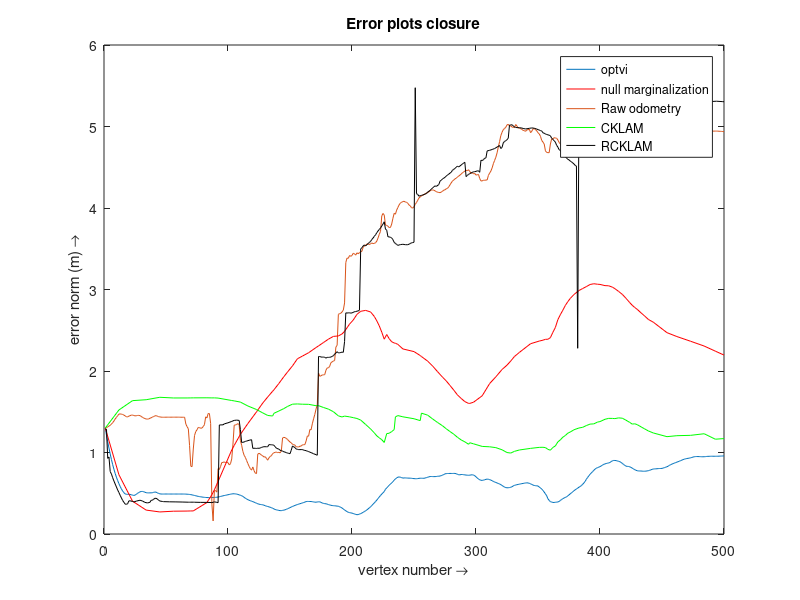

The MATLAB source for this figure:
clc
close all
%load Groundtruth vertex positions
ground_truth_fullmap = fopen('MH_04/true_vertex_id_to_position.csv');
ground_truth_vertices = textscan(ground_truth_fullmap,...
    '%s %f %f %f', 'Delimiter',',');
fclose(ground_truth_fullmap);

% Full map raw odometry vs optvi
optivi_nolc_fullmap = fopen('MH_04/vertices_optvi.csv');
textscan(optivi_nolc_fullmap,'%s', 8, 'Delimiter',',');
optvi_fullmap_vertices = textscan(optivi_nolc_fullmap,...
    '%f %f %f %f %f %f %f %s', 'Delimiter',',');
fclose(optivi_nolc_fullmap);

error_true_optvi_full = zeros(size(optvi_fullmap_vertices{1}, 1), 3);

for i=1:3
    error_true_optvi_full(:, i) = ...
        (optvi_fullmap_vertices{i} - ground_truth_vertices{i + 1}).^2;
end
norm_error_true_optvi_full = sqrt(sum(error_true_optvi_full, 2));
h0 = plot(norm_error_true_optvi_full);
hold on

% raw odometry plot
raw_fullmap = fopen('MH_04/vertices_raw_odometry.csv');
textscan(raw_fullmap,'%s', 8, 'Delimiter',',');
raw_vertices = textscan(raw_fullmap,'%f %f %f %f %f %f %f %s', ...
    'Delimiter',',');
fclose(raw_fullmap);

error_raw_optvi_full = zeros(size(optvi_fullmap_vertices{1}, 1), 3);

for i=1:3
    error_raw_optvi_full(:, i) = ...
        (ground_truth_vertices{i+1} - raw_vertices{i}).^2;
end
norm_err_raw_optvi_full = sqrt(sum(error_raw_optvi_full, 2));

h1 = plot(norm_err_raw_optvi_full);
title('Error plots closure');
xlabel('vertex number \rightarrow');
ylabel('error norm (m) \rightarrow');

% kfh-optvi null marginalization
null_marginalized_map = fopen('MH_04/vertices_kfh_optvi.csv');
textscan(null_marginalized_map,'%s', 8, 'Delimiter',',');
null_marginalized_vertices = textscan(null_marginalized_map,...
    '%f %f %f %f %f %f %f %s', 'Delimiter',',');
fclose(null_marginalized_map);

error_optvi_full_null_marginalized = ...
    zeros(size(null_marginalized_vertices{1}, 1), 3);
keyframe_indices = zeros(size(null_marginalized_vertices{1}, 1), 1);

for i=1:3
    for j=1:size(null_marginalized_vertices{1})
        keyframe_indices(j) = find(not(cellfun('isempty', ...
            strfind(ground_truth_vertices{1}, ...
            null_marginalized_vertices{8}{j}))));
        error_optvi_full_null_marginalized(j, i) = ...
            (null_marginalized_vertices{i}(j) - ...
            ground_truth_vertices{i+1}(keyframe_indices(j)));
    end
end

norm_error_optvi_full_null_marginalized = ...
    sqrt(sum(error_optvi_full_null_marginalized.^2, 2));
h2 = plot(keyframe_indices, norm_error_optvi_full_null_marginalized, 'r');
% plot(keyframe_indices, norm_error_optvi_full_null_marginalized, 'ro');

% kfh-CKLAM marginalization
% CKLAM_marginalized_map = fopen('data/raw_map_cklam_vertices.csv');
CKLAM_marginalized_map = fopen('MH_04/vertices_cklam.csv');
textscan(CKLAM_marginalized_map,'%s', 8, 'Delimiter',',');
CKLAM_marginalized_vertices = textscan(CKLAM_marginalized_map,...
    '%f %f %f %f %f %f %f %s', 'Delimiter',',');
fclose(CKLAM_marginalized_map);

error_optvi_full_CKLAM_marginalized = ...
    zeros(size(CKLAM_marginalized_vertices{1}, 1), 3);
keyframe_indices = zeros(size(CKLAM_marginalized_vertices{1}, 1), 1);

for i=1:3
    for j=1:size(CKLAM_marginalized_vertices{1})
        keyframe_indices(j) = find(not(cellfun('isempty', ...
            strfind(ground_truth_vertices{1}, ...
            CKLAM_marginalized_vertices{8}{j}))));
        error_optvi_full_CKLAM_marginalized(j, i) = ...
            (CKLAM_marginalized_vertices{i}(j) - ...
            ground_truth_vertices{i+1}(keyframe_indices(j)));
    end
end

norm_error_optvi_full_CKLAM_marginalized = ...
    sqrt(sum(error_optvi_full_CKLAM_marginalized.^2, 2));
h3 = plot(keyframe_indices, norm_error_optvi_full_CKLAM_marginalized, 'g');
% plot(keyframe_indices, norm_error_optvi_full_CKLAM_marginalized, 'go');

% kfh-RCKLAM marginalization
RCKLAM_marginalized_map = fopen('MH_04/vertices_rcklam.csv');
textscan(RCKLAM_marginalized_map,'%s', 8, 'Delimiter',',');
RCKLAM_marginalized_vertices = textscan(RCKLAM_marginalized_map,...
    '%f %f %f %f %f %f %f %s', 'Delimiter',',');
fclose(RCKLAM_marginalized_map);

error_optvi_full_RCKLAM_marginalized = ...
    zeros(size(RCKLAM_marginalized_vertices{1}, 1), 3);
keyframe_indices = zeros(size(RCKLAM_marginalized_vertices{1}, 1), 1);

for i=1:3
    for j=1:size(RCKLAM_marginalized_vertices{1})
        keyframe_indices(j) = find(not(cellfun('isempty', ...
            strfind(ground_truth_vertices{1}, ...
            RCKLAM_marginalized_vertices{8}{j}))));
        error_optvi_full_RCKLAM_marginalized(j, i) = ...
            (RCKLAM_marginalized_vertices{i}(j) - ...
            ground_truth_vertices{i + 1}(keyframe_indices(j)));
    end
end

norm_error_optvi_full_RCKLAM_marginalized = ...
    sqrt(sum(error_optvi_full_RCKLAM_marginalized.^2, 2));
h4 = plot(keyframe_indices, norm_error_optvi_full_RCKLAM_marginalized, 'k');
% plot(keyframe_indices, norm_error_optvi_full_RCKLAM_marginalized, 'ko');

legend([h0, h2, h1, h3, h4], 'optvi', 'null marginalization', ...
    'Raw odometry', 'CKLAM', 'RCKLAM')